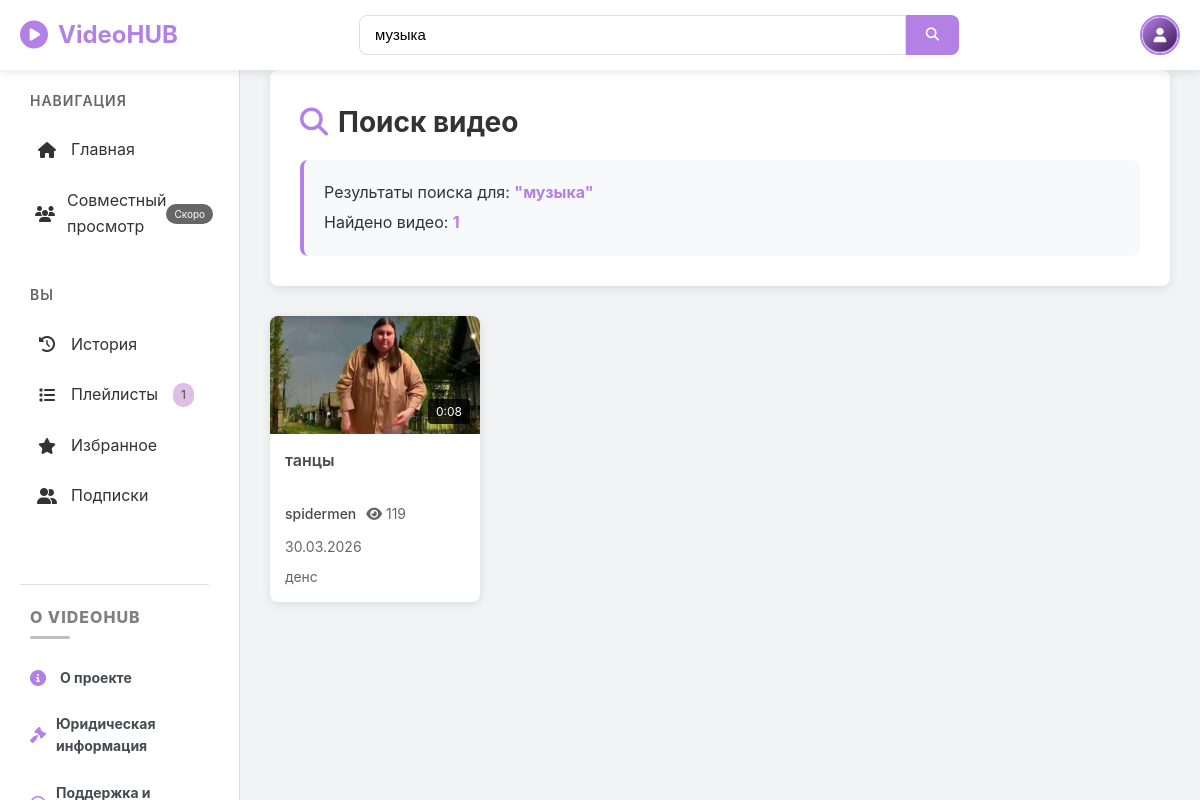
The page /search?q=музыка (signed in) on the database its author committed.
### app.py (models this page shows, shortened)
class User(UserMixin, db.Model):
    id = db.Column(db.Integer, primary_key=True)
    username = db.Column(db.String(80), unique=True, nullable=False)
    email = db.Column(db.String(120), unique=True, nullable=False)
    password_hash = db.Column(db.String(200), nullable=False)
    avatar = db.Column(db.String(200), default='default_avatar.png')
    bio = db.Column(db.Text)
    created_at = db.Column(db.DateTime, default=datetime.utcnow)
    theme = db.Column(db.String(20), default='light')
    terms_accepted_at = db.Column(db.DateTime, nullable=True)
    is_admin = db.Column(db.Boolean, default=False)
    is_banned = db.Column(db.Boolean, default=False)
    ban_reason = db.Column(db.String(500), nullable=True)
    ban_expires = db.Column(db.DateTime, nullable=True)
    videos = db.relationship('Video', backref='author', lazy=True, cascade='all, delete-orphan')
    likes = db.relationship('Like', backref='user', lazy=True, cascade='all, delete-orphan')
    comments = db.relationship('Comment', backref='author', lazy=True, cascade='all, delete-orphan')
    playlists = db.relationship('Playlist', backref='user', lazy=True, cascade='all, delete-orphan')
    favorites = db.relationship('Favorite', backref='user', lazy=True, cascade='all, delete-orphan')
    watch_history = db.relationship('WatchHistory', backref='user', lazy=True, cascade='all, delete-orphan')
    subscriptions = db.relationship('Subscription', foreign_keys='Subscription.subscriber_id', backref='subscriber',
                                    lazy=True, cascade='all, delete-orphan')
    subscribers = db.relationship('Subscription', foreign_keys='Subscription.channel_id', backref='channel', lazy=True,
                                  cascade='all, delete-orphan')
    bans_issued = db.relationship('Ban', foreign_keys='Ban.admin_id', backref='admin', lazy=True,
                                  cascade='all, delete-orphan')
    bans_received = db.relationship('Ban', foreign_keys='Ban.user_id', backref='user', lazy=True,
                                    cascade='all, delete-orphan')
    created_rooms = db.relationship('WatchRoom', foreign_keys='WatchRoom.created_by', backref='creator', lazy=True,
                                    cascade='all, delete-orphan')
    room_participations = db.relationship('RoomParticipant', backref='user', lazy=True, cascade='all, delete-orphan')
    room_messages = db.relationship('RoomMessage', backref='user', lazy=True, cascade='all, delete-orphan')
    def is_banned_active(self):
        if not self.is_banned:
            return False

class Video(db.Model):
    id = db.Column(db.Integer, primary_key=True)
    user_id = db.Column(db.Integer, db.ForeignKey('user.id'), nullable=False)
    title = db.Column(db.String(200), nullable=False)
    description = db.Column(db.Text)
    filename = db.Column(db.String(200), nullable=False)
    thumbnail = db.Column(db.String(200), default='default-thumbnail.jpg')
    views = db.Column(db.Integer, default=0)
    duration = db.Column(db.String(20))
    created_at = db.Column(db.DateTime, default=datetime.utcnow)
    likes = db.relationship('Like', backref='video', lazy=True, cascade='all, delete-orphan')
    comments = db.relationship('Comment', backref='video', lazy=True, cascade='all, delete-orphan')
    tags = db.Column(db.String(500))
    watch_histories = db.relationship('WatchHistory', backref='video', lazy=True, cascade='all, delete-orphan')
    playlist_videos = db.relationship('PlaylistVideo', backref='video', lazy=True, cascade='all, delete-orphan')
    favorites_ref = db.relationship('Favorite', backref='video', lazy=True, cascade='all, delete-orphan')
    rooms = db.relationship('WatchRoom', backref='video', lazy=True)

### app.py (the view)
@app.route('/search')
def search():
    query = request.args.get('q', '').strip()
    videos = []
    if query:
        query_lower = query.lower()
        all_videos = Video.query.all()
        for video in all_videos:
            title_lower = video.title.lower() if video.title else ''
            desc_lower = video.description.lower() if video.description else ''
            tags_lower = video.tags.lower() if video.tags else ''
            if (query_lower in title_lower or
                    query_lower in desc_lower or
                    query_lower in tags_lower):
                videos.append(video)
        videos.sort(key=lambda x: x.created_at, reverse=True)
    return render_template('search.html', videos=videos, query=query)

### templates/search.html (shortened to what this page needs)
{% extends "base.html" %}
{% block content %}
<div class="search-page">
    <div class="search-header">
        <h1><i class="fas fa-search"></i> Поиск видео</h1>
        {% if query %}
            <div class="search-results-info">
                <p>Результаты поиска для: <strong>"{{ query }}"</strong></p>
                <p>Найдено видео: <strong>{{ videos|length }}</strong></p>
            </div>
        {% else %}
            <div class="search-intro">
                <p>Введите запрос в поисковую строку выше, чтобы найти интересующие вас видео</p>
            </div>
        {% endif %}
    </div>
    {% if query %}
        {% if videos %}
            <div class="search-results">
                <div class="video-grid">
                    {% for video in videos %}
                    <div class="video-card">
                        <a href="{{ url_for('video_detail', video_id=video.id) }}" class="video-thumbnail">
                            <img src="{{ url_for('uploaded_thumbnail', filename=video.thumbnail) }}" alt="{{ video.title }}">
                            <div class="video-duration">{{ video.duration }}</div>
                        </a>
                        <div class="video-info">
                            <h3 class="video-title">
                                <a href="{{ url_for('video_detail', video_id=video.id) }}">{{ video.title }}</a>
                            </h3>
                            <div class="video-meta">
                                <a href="{{ url_for('profile', username=video.author.username) }}" class="video-author">
                                    {{ video.author.username }}
                                </a>
                                <span class="video-views">
                                    <i class="fas fa-eye"></i> {{ video.views }}
                                </span>
                                <span class="video-date">
                                    {{ video.created_at.strftime('%d.%m.%Y') }}
                                </span>
                            </div>
                            {% if video.description %}
                            <p class="video-description-preview">
                                {{ video.description|truncate(100) }}
                            </p>
                            {% endif %}
                        </div>
                    </div>
                    {% endfor %}
                </div>
            </div>
        {% endif %}
    {% endif %}
</div>
{% endblock %}

### templates/base.html (shortened to what this page needs)
<!DOCTYPE html>
<html lang="ru">
<head>
    <link rel="stylesheet" href="{{ url_for('static', filename='css/base.css') }}">
    <link rel="stylesheet" href="{{ url_for('static', filename='css/layout.css') }}">
    <link rel="stylesheet" href="{{ url_for('static', filename='css/components.css') }}">
    <link rel="stylesheet" href="{{ url_for('static', filename='css/pages.css') }}">
    <link rel="stylesheet" href="{{ url_for('static', filename='css/responsive.css') }}">
    <link rel="stylesheet" href="{{ url_for('static', filename='css/theme.css') }}">
    <link rel="stylesheet" href="https://cdnjs.cloudflare.com/ajax/libs/font-awesome/6.4.0/css/all.min.css">
</head>
<body class="{% if request.endpoint != 'video_detail' %}has-sidebar{% endif %}">
    {% if current_user.is_authenticated and current_user.is_banned_active() %}
    <nav class="navbar">
        <div class="container">
            <a href="{{ url_for('index') }}" class="logo">
                <i class="fas fa-play-circle"></i>
                <span>VideoHUB</span>
            </a>
            <div class="nav-links">
                <div class="user-menu">
                    <div class="user-avatar">
                        <img src="{{ url_for('uploaded_thumbnail', filename=current_user.avatar) }}"
                             alt="{{ current_user.username }}"
                             onerror="this.src='{{ url_for('uploaded_thumbnail', filename='default_avatar.png') }}'">
                    </div>
                    <div class="dropdown">
                        <a href="{{ url_for('banned') }}">
                            <i class="fas fa-info-circle"></i> Статус бана
                        </a>
                        <a href="{{ url_for('logout') }}">
                            <i class="fas fa-sign-out-alt"></i> Выйти
                        </a>
                    </div>
                </div>
            </div>
        </div>
    </nav>
    {% else %}
    <nav class="navbar">
        <div class="container">
            <a href="{{ url_for('index') }}" class="logo">
                <i class="fas fa-play-circle"></i>
                <span>VideoHUB</span>
            </a>
            <div class="search-bar">
                <form action="{{ url_for('search') }}" method="GET">
                    <input type="text" name="q" placeholder="Поиск видео..." value="{{ request.args.get('q', '') }}">
                    <button type="submit"><i class="fas fa-search"></i></button>
                </form>
            </div>
            <div class="nav-links">
                {% if not current_user.is_authenticated %}
                    <div class="guest-menu">
                        <button class="btn-settings" id="guest-settings-btn">
                            <i class="fas fa-cog"></i>
                        </button>
                        <a href="{{ url_for('login') }}" class="btn btn-primary btn-login">Войти</a>
                        <div class="guest-settings-modal" id="guest-settings-modal">
                            <div class="settings-content">
                                <div class="settings-item">
                                    <span class="settings-label">
                                        <i class="fas fa-moon"></i> Тема
                                    </span>
                                    <label class="switch">
                                        <input type="checkbox" id="guest-theme-toggle">
                                        <span class="slider round"></span>
                                    </label>
                                </div>
                            </div>
                        </div>
                    </div>
                {% else %}
                    <div class="user-menu">
                        <a href="{{ url_for('profile', username=current_user.username) }}" class="user-avatar">
                            <img src="{{ url_for('uploaded_thumbnail', filename=current_user.avatar) }}"
                                 alt="{{ current_user.username }}"
                                 onerror="this.src='{{ url_for('uploaded_thumbnail', filename='default_avatar.png') }}'">
                        </a>
                    </div>
                {% endif %}
            </div>
        </div>
    </nav>
    {% endif %}
    {% if request.endpoint != 'video_detail' and not (current_user.is_authenticated and current_user.is_banned_active()) %}
    <aside class="sidebar" id="sidebar">
        <div class="sidebar-content">
            <div class="sidebar-section">
                <h3 class="sidebar-title">Навигация</h3>
                <ul class="sidebar-menu">
                    <li><a href="{{ url_for('index') }}" class="sidebar-link {% if request.endpoint == 'index' %}active{% endif %}"><i class="fas fa-home"></i><span>Главная</span></a></li>
                    <li><a href="{{ url_for('watch_together') }}" class="sidebar-link {% if request.endpoint == 'watch_together' %}active{% endif %}"><i class="fas fa-users"></i><span>Совместный просмотр</span><span class="coming-soon">Скоро</span></a></li>
                </ul>
            </div>
            <div class="sidebar-section">
                <h3 class="sidebar-title">Вы</h3>
                <ul class="sidebar-menu">
                    {% if current_user.is_authenticated %}
                        <li><a href="{{ url_for('watch_history') }}" class="sidebar-link"><i class="fas fa-history"></i><span>История</span></a></li>
                        <li><a href="{{ url_for('playlists') }}" class="sidebar-link"><i class="fas fa-list"></i><span>Плейлисты</span>{% if current_user.playlists %}<span class="badge">{{ current_user.playlists|length }}</span>{% endif %}</a></li>
                        {% set favorite_playlist = current_user.playlists|selectattr('name', 'equalto', 'Избранное')|first %}
                        {% if favorite_playlist %}
                        <li><a href="{{ url_for('playlist_detail', playlist_id=favorite_playlist.id) }}" class="sidebar-link"><i class="fas fa-star"></i><span>Избранное</span></a></li>
                        {% else %}
                        <li><a href="{{ url_for('favorites') }}" class="sidebar-link"><i class="fas fa-star"></i><span>Избранное</span></a></li>
                        {% endif %}
                        <li><a href="{{ url_for('subscriptions') }}" class="sidebar-link"><i class="fas fa-user-friends"></i><span>Подписки</span></a></li>
                    {% endif %}
                </ul>
            </div>
            <div class="sidebar-footer">
                <div class="sidebar-footer-header">
                    <span class="sidebar-footer-main-title">О VIDEOHUB</span>
                </div>
                <div class="sidebar-footer-section">
                    <ul class="sidebar-footer-menu sidebar-footer-menu-bold">
                        <li><a href="{{ url_for('about_project') }}" class="sidebar-footer-link"><i class="fas fa-info-circle"></i> О проекте</a></li>
                        <li><a href="{{ url_for('legal_info') }}" class="sidebar-footer-link"><i class="fas fa-gavel"></i> Юридическая информация</a></li>
                        <li><a href="{{ url_for('support') }}" class="sidebar-footer-link"> Поддержка и сотрудничество</a></li>
                    </ul>
                </div>
            </div>
        </div>
    </aside>
    {% endif %}
    <main class="main-content {% if request.endpoint == 'video_detail' %}video-page-content{% endif %}">
        <div class="container">
            {% block content %}{% endblock %}
        </div>
    </main>
</body>
</html>

### rows shown on the page
User: avatar (placeholder picture)
Video: tags "музыка", thumbnail (picture), duration "0:08", title "танцы", author.username "spidermen", views "119", created_at "30.03.2026", description "денс"

### other values the page prints
{{ current_user.playlists|length }} "1"
{{ videos|length }} "1"
